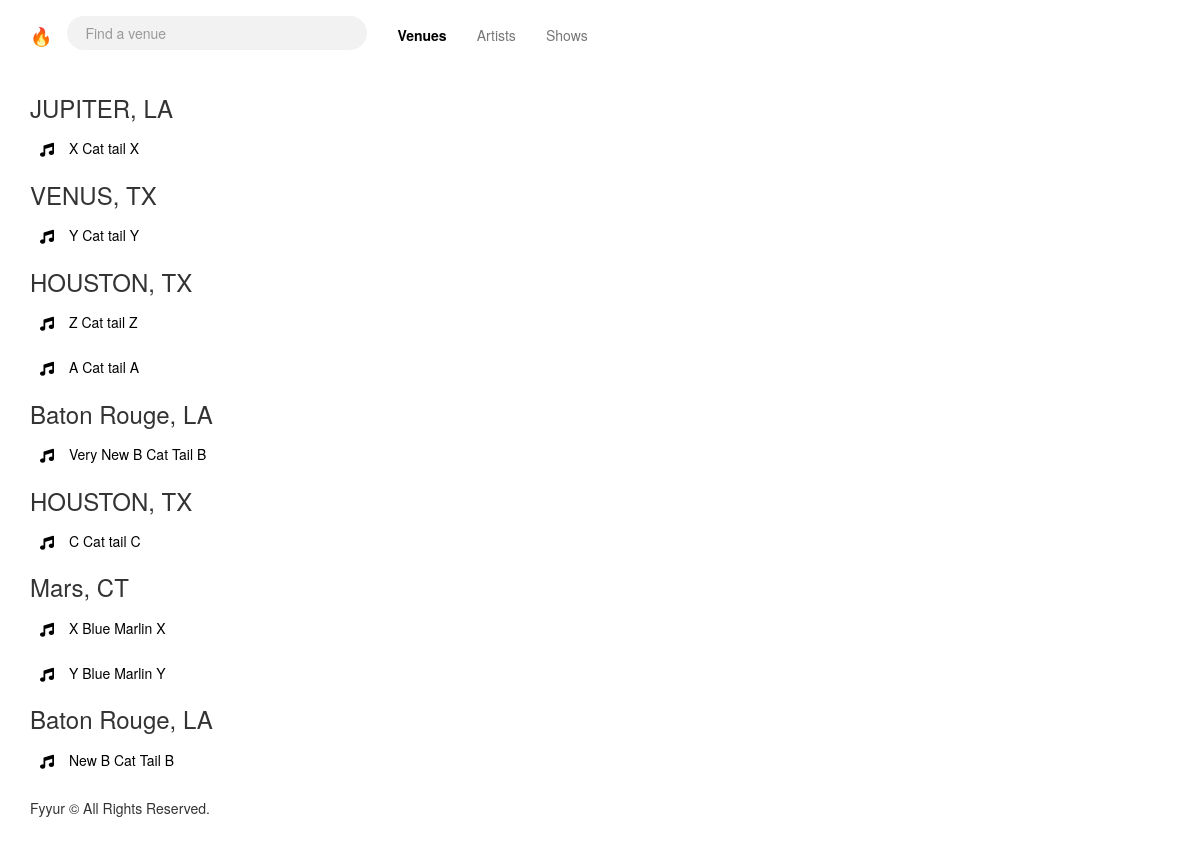
/venues, run on the app's committed database.
### app.py (models this page shows)
class Venue(db.Model):
    __tablename__ = 'venue'
    id = db.Column(db.Integer, primary_key=True)
    name = db.Column(db.String(), nullable=False)
    genre = db.relationship('VenueGenre', backref='genre_venue')
    address = db.Column(db.String(120))
    city = db.Column(db.String(120))
    state = db.Column(db.String(120))
    phone = db.Column(db.String(120))
    seeking = db.Column(db.Boolean)
    seeking_description = db.Column(db.String(500))
    image_link = db.Column(db.String(500))
    facebook_link = db.Column(db.String(120))
    website = db.Column(db.String(500))
    shows = db.relationship('Show', backref='show_venue')

### app.py (the view)
@app.route('/venues')
def venues():
  city_and_state = ''
  data=[]
  venue_query = Venue.query.group_by(Venue.id, Venue.city, Venue.state).all()
  for count, venue in enumerate(venue_query):
    upcoming_shows = venue.shows
    no_of_shows = len(upcoming_shows) #if no shows created, it returns 0
    print("Venue " + str(count+1) + " : " + str(venue.name))
    print("Venue Shows : " + str(no_of_shows))
    print("Venue City and State : " + str(venue.city) + str(venue.state))
    if city_and_state == str(venue.city) + str(venue.state):
      data[len(data) - 1]["venues"].append({
        "id": venue.id,
        "name": venue.name,
        "num_upcoming_shows": len(upcoming_shows)
      })
    else:
      city_and_state = str(venue.city)  + str(venue.state)
      data.append({
        "city": venue.city,
        "state": venue.state,
        "venues": [{
          "id": venue.id,
          "name": venue.name,
          "num_upcoming_shows": len(upcoming_shows)
        }]
      })
  return render_template('pages/venues.html', areas=data)

### templates/pages/venues.html (shortened to what this page needs)
{% extends 'layouts/main.html' %}
{% block content %}
{% for area in areas %}
<h3>{{ area.city }}, {{ area.state }}</h3>
	<ul class="items">
		{% for venue in area.venues %}
		<li>
			<a href="/venues/{{ venue.id }}">
				<i class="fas fa-music"></i>
				<div class="item">
					<h5>{{ venue.name }}</h5>
				</div>
			</a>
		</li>
		{% endfor %}
	</ul>
{% endfor %}
{% endblock %}

### templates/layouts/main.html (shortened to what this page needs)
<!doctype html>
<head>
<link type="text/css" rel="stylesheet" href="/static/css/bootstrap.min.css">
<link type="text/css" rel="stylesheet" href="/static/css/layout.main.css" />
<link type="text/css" rel="stylesheet" href="/static/css/main.css" />
<link type="text/css" rel="stylesheet" href="/static/css/main.responsive.css" />
<link type="text/css" rel="stylesheet" href="/static/css/main.quickfix.css" />
</head>
<body>
  <div id="wrap">
    <div class="navbar navbar-default navbar-fixed-top">
      <div class="container">
        <div class="navbar-header">
          <a class="navbar-brand" href="/">🔥</a>
        </div>
        <div class="collapse navbar-collapse">
          <ul class="nav navbar-nav">
            <li>
              {% if (request.endpoint == 'venues') or
                (request.endpoint == 'search_venues') or
                (request.endpoint == 'show_venue') %}
              <form class="search" method="post" action="/venues/search">
                <input class="form-control"
                  type="search"
                  name="search_term"
                  placeholder="Find a venue"
                  aria-label="Search">
              </form>
              {% endif %}
            </li>
          </ul>
          <ul class="nav navbar-nav">
            <li {% if request.endpoint == 'venues' %} class="active" {% endif %}><a href="{{ url_for('venues') }}">Venues</a></li>
            <li {% if request.endpoint == 'artists' %} class="active" {% endif %}><a href="{{ url_for('artists') }}">Artists</a></li>
            <li {% if request.endpoint == 'shows' %} class="active" {% endif %}><a href="{{ url_for('shows') }}">Shows</a></li>
          </ul>
        </div>
      </div>
    </div>
    <main id="content" role="main" class="container">
      {% block content %}{% endblock %}
    </main>
  </div>
  <div id="footer">
    <div class="container">
      <p>Fyyur &copy; All Rights Reserved.</p>
    </div>
  </div>
</body>
</html>

### static/css/layout.main.css (style rules this page uses)
html, body { height: 100%; }
#wrap { min-height: 100%; height: auto !important; height: 100%; margin: 0 auto -60px; padding: 0 0 60px; }
#footer { height: 60px; }
#wrap > .container { padding: 80px 15px 0; }
#footer > .container { padding-left: 15px; padding-right: 15px; }
h3 { margin: 12px 0; }

### static/css/main.css (style rules this page uses)
a { cursor: pointer; color: #ff8c3a; }
.navbar-default .navbar-nav>.active>a, .navbar-default .navbar-nav>.active>a:hover, .navbar-default .navbar-nav>.active>a:focus { background: initial; color: initial; }
.navbar.navbar-fixed-top { background: none; box-shadow: none; border-bottom: none; padding-top: 10px; background-color: white; }
.navbar-nav .search { margin-top: 6px; width: 300px; margin-right: 15px; }
.navbar-default .navbar-nav>.open>a, .navbar-default .navbar-nav>.active>a { background: none; box-shadow: none; color: black; font-weight: bold; }
.navbar-nav .search input { border-radius: 50px; background: #f2f2f2; border: none; box-shadow: none; padding-left: 18px; padding-right: 18px; font-size: 1.4rem; }
#content h3 { margin-top: 15px; margin-bottom: 15px; }
ul.items { list-style: none; padding: 0; margin: 0; }
ul.items > li > a { margin-bottom: 15px; display: flex; color: initial; text-decoration: initial; }
ul.items > li > a > i { padding: 7px 10px 0; }
.item { padding: 5px 5px 5px; flex: 1; }
.item h5 { margin-top: 0; margin-bottom: 5px; }
p { margin: 5px 0; }

### data on the page
Venue: city "JUPITER", state "LA", name "X Cat tail X"
Venue: city "VENUS", state "TX", name "Y Cat tail Y"
Venue: city "HOUSTON", state "TX", name "Z Cat tail Z"
Venue: name "A Cat tail A"
Venue: city "Baton Rouge", state "LA", name "Very New B Cat Tail B"
Venue: city "HOUSTON", state "TX", name "C Cat tail C"
Venue: city "Mars", state "CT", name "X Blue Marlin X"
Venue: name "Y Blue Marlin Y"
Venue: city "Baton Rouge", state "LA", name "New B Cat Tail B"
